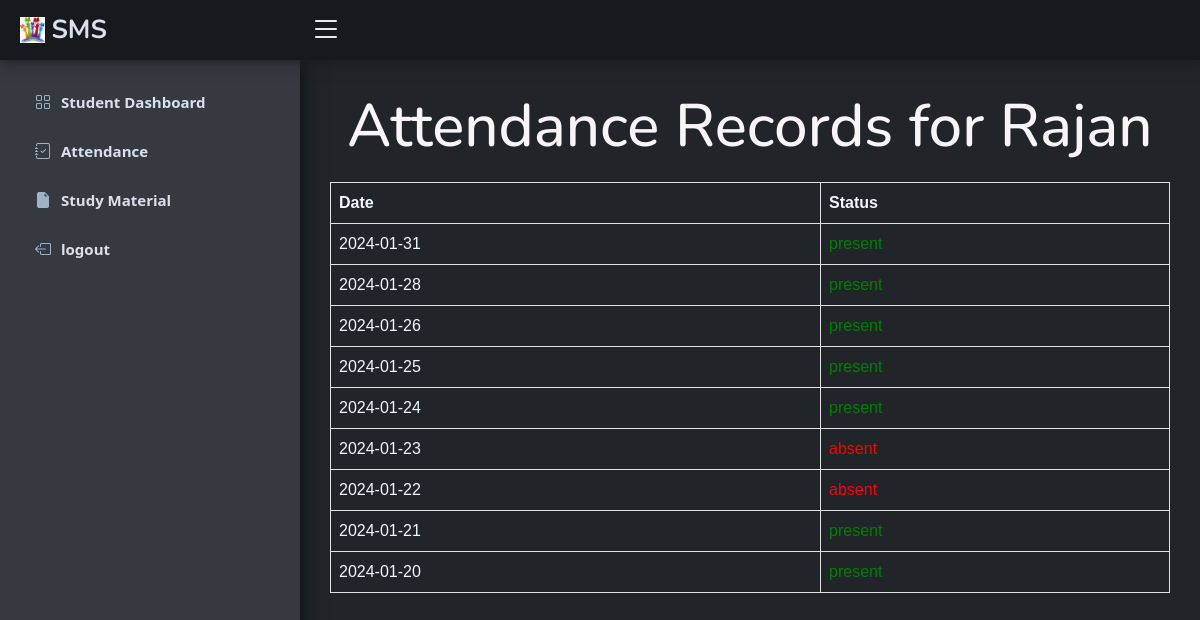
The page /view_attendance (signed in) on the database its author committed.
### tables this page shows
CREATE TABLE students (
        id INTEGER PRIMARY KEY AUTOINCREMENT,
        username TEXT NOT NULL,
        password TEXT NOT NULL,
        class INTEGER NOT NULL,
        marks BLOB
    );

CREATE TABLE attendance (
        id INTEGER PRIMARY KEY AUTOINCREMENT,
        date TEXT NOT NULL,
        student_id INTEGER NOT NULL,
        status INTEGER NOT NULL,
        FOREIGN KEY (student_id) REFERENCES students (id)
    );

### app.py (the view)
@app.route('/view_attendance')
def view_attendance():
    if 'username' in session:
        username = session['username']
        c.execute('SELECT * FROM students WHERE username=?', (username,))
        student = c.fetchone()
        if student:
            student_id = student[0]
            c.execute('SELECT * FROM attendance WHERE student_id=?', (student_id,))
            attendance_records = c.fetchall()
            return render_template('view_attendance.html', username=username, attendance_records=attendance_records)
    return redirect('/student_login')

### templates/view_attendance.html (shortened to what this page needs)
<!DOCTYPE html>
<html>
<head>
    <link rel=”stylesheet” href=”https://cdn.jsdelivr.net/npm/bootstrap@5.0.2/dist/css/bootstrap.min.css” />
    <link rel="stylesheet" href="https://cdn.jsdelivr.net/npm/bootstrap-icons@1.5.0/font/bootstrap-icons.css">
    <link href="/static/css/bootstrap-icons.css" rel="stylesheet">
    <link href="/static/css/bootstrap.min.css" rel="stylesheet">
    <link href="/static/css/styles.css" rel="stylesheet">
    <link rel="stylesheet" href="https://cdnjs.cloudflare.com/ajax/libs/jqueryui/1.12.1/jquery-ui.min.css">
</head>
<body>
    <header id="header" class="header fixed-top d-flex align-items-center">
        <div class="d-flex align-items-center justify-content-between">
            <a href="{{url_for('index')}}" class="logo d-flex align-items-center">
                <img src="/static/img/logoalt2.webp" alt="">
                <span class="d-none d-lg-block">SMS</span>
            </a>
            <i class="bi bi-list toggle-sidebar-btn"></i>
        </div>
    </header>
    <aside id="sidebar" class="sidebar">
        <ul class="sidebar-nav" id="sidebar-nav">
            <li class="nav-item">
                <a class="nav-link collapsed " href="{{url_for('student_dashboard')}}">
                    <i class="bi-grid"></i>
                    <span>Student Dashboard</span>
                </a>
            </li>
            <li class="nav-item">
                <a class="nav-link collapsed " href="">
                    <i class="bi bi-journal-check"></i>
                    <span>Attendance</span>
                </a>
            </li>
            <li class="nav-item">
                <a class="nav-link collapsed " href="{{url_for('study')}}">
                    <i class="bi bi-file-earmark-fill"></i>
                    <span>Study Material</span>
                </a>
            </li>
            <li class="nav-item">
                <a class="nav-link collapsed" href="{{url_for('logout')}}">
                    <i class="bi bi-box-arrow-left"></i>
                    <span>logout</span>
                </a>
            </li>
        </ul>
    </aside>
    <main id="main" class="main">
        <center>
            <h1 style="margin-top:10px; margin-bottom: 20px;font-size: 60px;">Attendance Records for {{ username }}</h1>
        </center>
        <table class="table table-bordered">
            <tr>
                <th>Date</th>
                <th>Status</th>
            </tr>
            {% for record in attendance_records[::-1] %}
            <tr>
                <td>{{ record[1] }}</td>
                <td class="{% if record[3] == 'present' %}present{% else %}absent{% endif %}">
                    {{ record[3] }}
                </td>
            </tr>
            {% endfor %}
        </table>
    </main>
</body>
</html>

### static/css/styles.css (style rules this page uses)
:root { scroll-behavior: smooth; }
body { font-family: "Open Sans", sans-serif; background: #212529; color: #F8F4F8; }
a { color: #F0F4F8; text-decoration: none; }
h1, h2, h3, h4, h5, h6 { font-family: "Nunito", sans-serif; }
#main { margin-top: 60px; padding: 20px 30px; transition: all 0.3s; }
body { margin: 0; padding: 0; font-family: Arial, sans-serif; }
.logo { line-height: 1; }
@media (min-width: 1200px) { .logo { width: 280px; } }
.logo img { max-height: 26px; margin-right: 6px; }
.logo span { font-size: 26px; font-weight: 700; color: #D9E2EC; font-family: "Nunito", sans-serif; }
.header { transition: all 0.5s; z-index: 997; height: 60px; box-shadow: 0px 0px 15px #161a1d; background-color: #161a1d; padding-left: 20px; }
.header .toggle-sidebar-btn { font-size: 32px; padding-left: 10px; cursor: pointer; color: #F0F4F8; }
.sidebar { position: fixed; top: 60px; left: 0; bottom: 0; width: 300px; z-index: 996; transition: all 0.3s; padding: 20px; overflow-y: auto; scrollbar-width: thin; scrollbar-color: #aab7cf transparent; box-shadow: 0px 0px 20px #040f0f; background-color: #343a40; }
@media (min-width: 1200px) { #main, #footer { margin-left: 300px; } }
.sidebar-nav { padding: 0; margin: 0; list-style: none; }
.sidebar-nav li { padding: 0; margin: 0; list-style: none; }
.sidebar-nav .nav-item { margin-bottom: 5px; color: #F0F4F8; }
.sidebar-nav .nav-link { display: flex; align-items: center; font-size: 15px; font-weight: 600; color: #D9E2EC; transition: 0.3; background: #343a40; padding: 10px 15px; border-radius: 4px; font-family: 'Segoe UI', Tahoma, Verdana, sans-serif; }
.sidebar-nav .nav-link i { font-size: 16px; margin-right: 10px; color: #9FB3C8; ; }
.sidebar-nav .nav-link.collapsed { color: #D9E2EC; background: #343a40; }
.sidebar-nav .nav-link.collapsed i { color: #9FB3C8; }

### templates/view_attendance.html (style rules this page uses)
td, th { color: aliceblue; }
.present { color: green; }
.absent { color: red; }

### rows shown on the page
students: username "Rajan"
attendance: date "2024-01-31", status "present"
attendance: date "2024-01-28", status "present"
attendance: date "2024-01-26", status "present"
attendance: date "2024-01-25", status "present"
attendance: date "2024-01-24", status "present"
attendance: date "2024-01-23", status "absent"
attendance: date "2024-01-22", status "absent"
attendance: date "2024-01-21", status "present"
attendance: date "2024-01-20", status "present"
